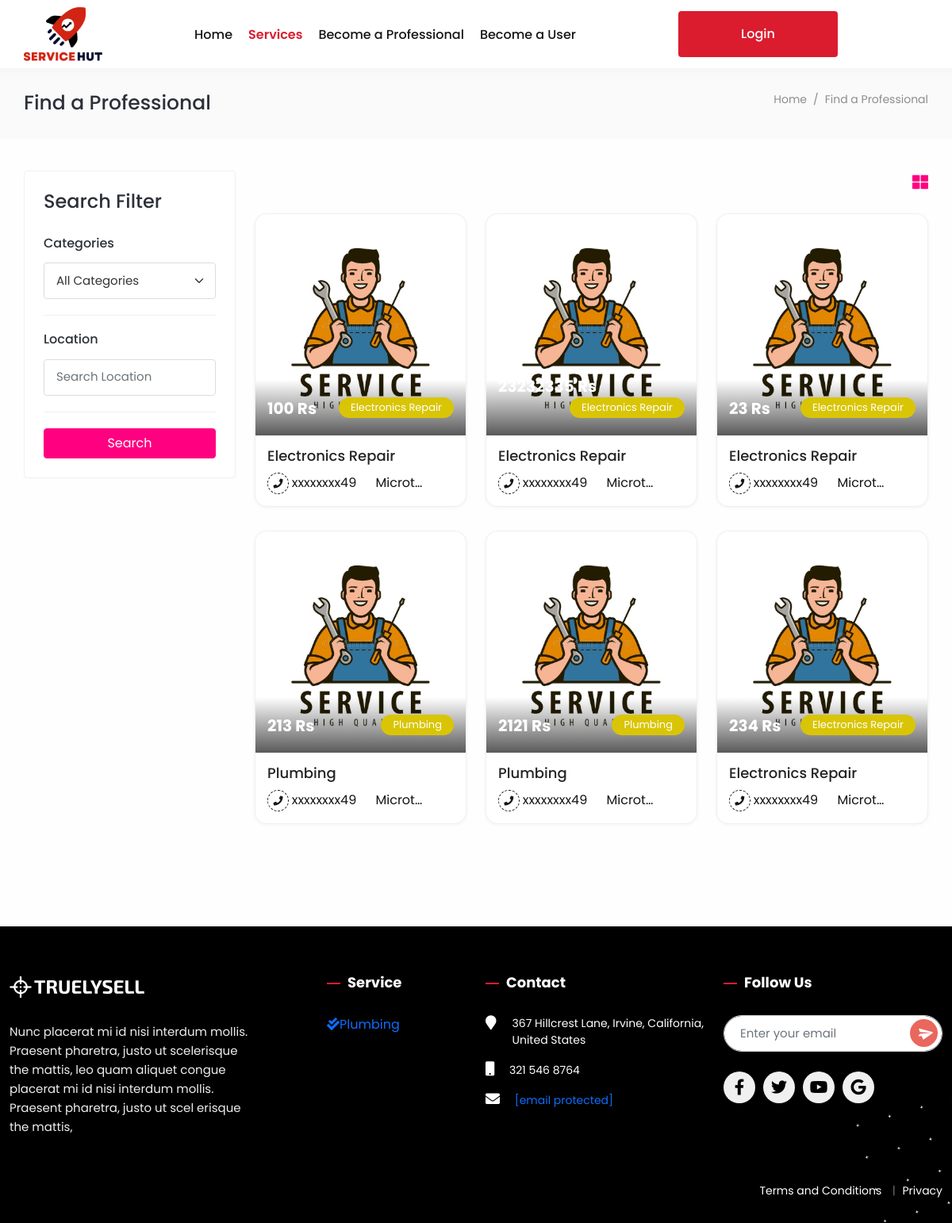
The app's page /all_services/, older data.
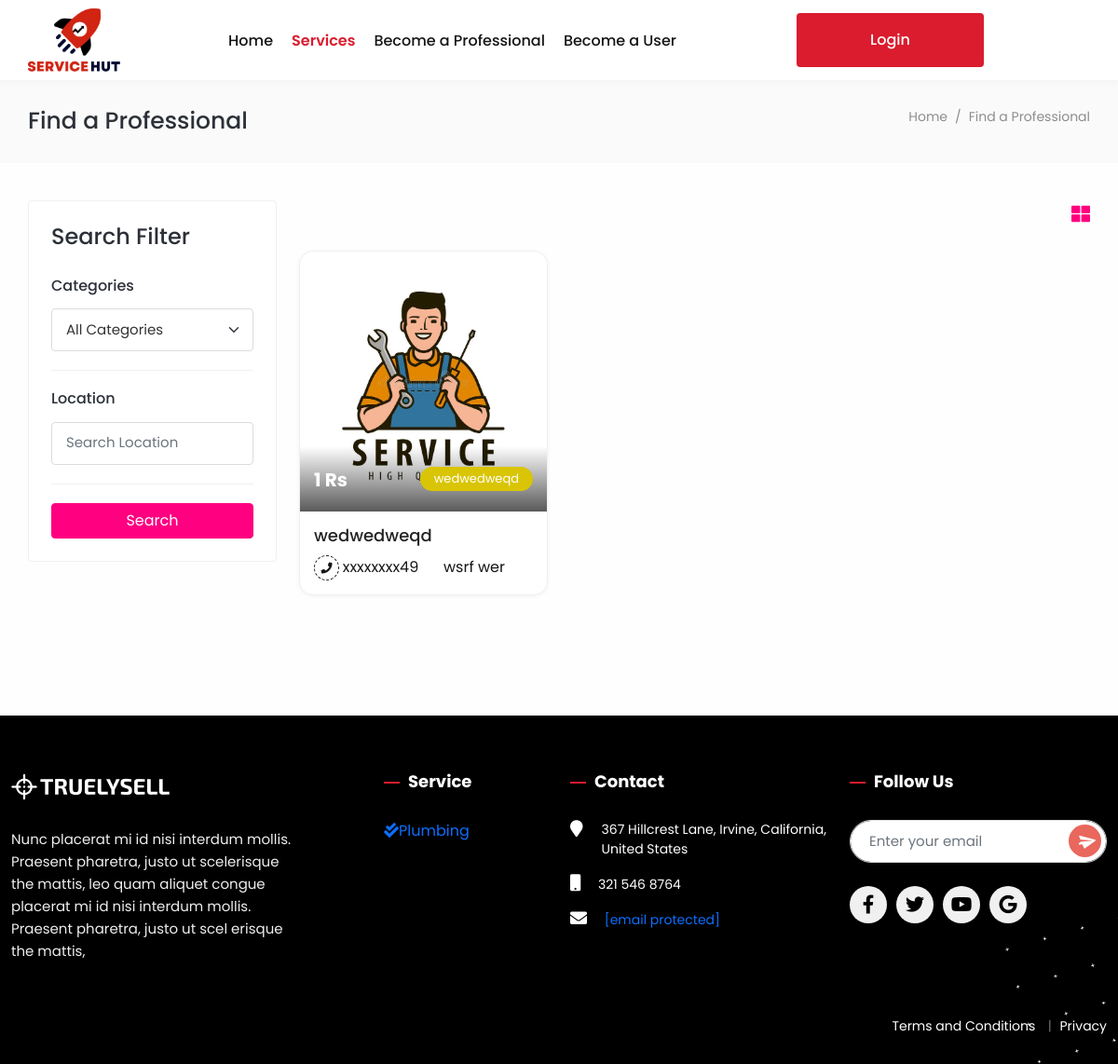
The same page, newer data.
### main/models.py (models this page shows, shortened)
class Service(models.Model):
    role = models.CharField(max_length=200)
    category = models.ForeignKey(Category, default = 1, on_delete = models.SET_DEFAULT, null = True)
    location = models.ForeignKey(Location, default = 1, on_delete = models.SET_DEFAULT, null = True)
    content = models.TextField()
    date_published = models.DateTimeField("date published",default= datetime.now())
    charges = models.IntegerField(default = 0)
    company = models.ForeignKey(Company,default=2,on_delete=models.SET_DEFAULT,null=True)

class Category(models.Model):
    category_name = models.CharField(max_length=200, default ="")
    def __str__(self):
        return self.category_name

class Company(models.Model):
    user = models.OneToOneField(User, on_delete = models.CASCADE, null = False)
    phone_no = models.CharField(max_length=10)
    head_office_location = models.CharField(max_length = 200, default = "", blank = True)
    image = models.ImageField(upload_to = 'pics', default = "", blank = True)

class User(AbstractUser):
    username = models.CharField(max_length = 200, default = "", unique = False, blank = True)
    name = models.CharField(max_length = 200, default = "", null = False)
    email = models.EmailField(verbose_name = 'email address', max_length = 200, unique = True)
    confirm_password = models.CharField(max_length = 200, default = "", null = False)
    is_company = models.BooleanField(default = False)
    is_normal = models.BooleanField(default = False)
    active = models.BooleanField(default = False)
    staff = models.BooleanField(default = False)
    admin = models.BooleanField(default = False)
    USERNAME_FIELD = 'email'
    REQUIRED_FIELDS = []
    objects = UserManager()

### main/views.py (the view, shortened to what this page needs)
# urls.py: path("all_services/",all_services.as_view(),name="all_jobs"),
class all_services(View):
    categories=['Computer','Automobile','Car Wash','Cleaning','Construction','Plumbing']
    ''' View to show all the internships posted on Internpedia '''
    def get(self,request):
        print("---------Get------------------")
        if request.user.is_anonymous is False and request.user.is_company:
            messages.error(request, "Access Denied")
            return redirect("main:company")
        categories=['Computer','Automobile','Car Wash','Cleaning','Construction','Plumbing']
        return render(request=request,
                      template_name="student/internship_list.html",
                      context={"jobs":Service.objects.all().order_by('-date_published'),'categories':categories},
                    )

### main/templates/student/internship_list.html (shortened to what this page needs)
{% extends 'users/base.html' %}
{% load static %}
{% block content %}
<!DOCTYPE html>
<html lang="en">
<head>
</head>
<body class="body-three">
    <div class="main-wrapper">
        <header class="header header-three">
            <nav class="navbar navbar-expand-lg header-nav">
                <div class="navbar-header">
                    <a href="index.html" class="navbar-brand logo">
                        <img src="{% static 'asset2/Service_logo.png' %}" id="imagelogo" class="img-fluid" alt="Logo">
                    </a>
                </div>
                <div class="main-menu-wrapper">
                    <ul class="main-nav">
                        <li class=" has-submenu">
                            <a href="http://127.0.0.1:8000/">Home </a>
                        </li>
                        <li class="active">
                            <a  href="/all_services">Services</a>
                        </li>
                        <li>
                            {% if user.is_authenticated %}
                            {% else %}
                            <a href="javascript:void(0);" data-bs-toggle="modal" data-bs-target="#provider-register">Become a Professional</a>
                            </li>
                            <li>
                            <a href="javascript:void(0);" data-bs-toggle="modal" data-bs-target="#user-register">Become a User</a>
                            </li>
                            {% endif %}
                    </ul>
                </div>
                <ul class="nav header-navbar-rht" style="margin-right: 10%;">
                    <li class="nav-item">
                        {% if user.is_authenticated %}
                        {% else %}
                        <li class="nav-item">
                            <a class="nav-link header-login" href="javascript:void(0);" data-bs-toggle="modal" data-bs-target="#login_modal">Login</a>
                            </li>
                            {% endif %}
                    </li>
                </ul>
            </nav>
        </header>
        <div class="breadcrumb-bar">
          <div class="container-fluid">
              <div class="row">
                  <div class="col">
                      <div class="breadcrumb-title">
                          <h2>Find a Professional</h2>
                      </div>
                  </div>
                  <div class="col-auto float-end ms-auto breadcrumb-menu">
                      <nav aria-label="breadcrumb" class="page-breadcrumb">
                          <ol class="breadcrumb">
                              <li class="breadcrumb-item">
                                  <a href="http://127.0.0.1:8000/">Home</a>
                              </li>
                              <li class="breadcrumb-item active" aria-current="page">Find a Professional</li>
                          </ol>
                      </nav>
                  </div>
              </div>
          </div>
      </div>
      <div class="content">
          <div class="container-fluid">
              <div class="row">
                  <div class="col-lg-3 theiaStickySidebar">
                      <div class="card filter-card">
                          <div class="card-body">
                              <h4 class="card-title mb-4">Search Filter</h4>
                              <form method="post" class="form-horizontal" enctype="multipart/form-data" role="form" style="padding-top:2%">
                                <div class="filter-widget">
                                      <div class="filter-list">
                                          <h4 class="filter-title">Categories</h4>
                                          <select name="category" class="form-control form-control selectbox select form-select">
                                              <option  >All Categories</option>
                                          </select>
                                      </div>
                                      <div class="filter-list">
                                          <h4 class="filter-title">Location</h4>
                                          <input name="location" value="{{loc}}" class="form-control" type="text" placeholder="Search Location">
                                      </div>
                                  </div>
                                  <button class="btn btn-primary pl-5 pr-5 btn-block get_services w-100"
                                      type="submit">Search</button>
                                         </form>
                          </div>
                      </div>
                  </div>
                  <div class="col-lg-9">
                      <div class="row align-items-center mb-4">
                          <div class="col-md-6 col-auto">
                              <div class="view-icons">
                                  <a href="javascript:void(0);" class="grid-view active"><i
                                          class="fas fa-th-large"></i></a>
                              </div>
                          </div>
                      </div>
                      <div>
                          <div class="row">
                            {% for j in jobs %}
                              <div class="col-lg-4 col-md-6">
                                  <div class="service-widget">
                                      <div class="service-img">
                                          <a href="/service_detail/{{j.id}}">
                                              <img src="{% static 'asset2/service_image.jpg' %} " alt="" class="img-fluid">
                                            </a>
                                          <div class="item-info">
                                              <div class="service-user">
                                                  <span class="service-price">{{j.charges}} Rs</span>
                                              </div>
                                              <div class="cate-list">
                                                  <a class="bg-yellow" href="/service_detail/{{j.id}}">{{j.category}}</a>
                                              </div>
                                          </div>
                                      </div>
                                      <div class="service-content">
                                          <h3 class="title">
                                              <a href="/service_detail/{{j.id}}">{{j.category}}</a>
                                          </h3>
                                          <div class="user-info">
                                              <div class="row">
                                                  <span class="col-auto ser-contact"><i class="fas fa-phone me-1"></i>
                                                      <span>xxxxxxxx49</span>
                                                  </span>
                                                  <span class="col ser-location">
                                                      <span>{{j.company.user.name}}</span>
                                                  </span>
                                              </div>
                                          </div>
                                      </div>
                                  </div>
                              </div>
                              {% endfor %}
                          </div>
                      </div>
                  </div>
              </div>
          </div>
      </div>
      <footer class="footer footer-three">
        <div class="footer-top aos" data-aos="fade-up">
            <div class="container">
                <div class="row">
                    <div class="col-lg-4 col-md-6">
                        <div class="footer-widget footer-menu">
                            <div class="footer-logo-sell">
                                <img src="assets/img/logo-two.png" alt="img">
                            </div>
                            <div class="footer-about">
                                <p>Nunc placerat mi id nisi interdum mollis. Praesent pharetra, justo ut scelerisque
                                    the mattis, leo quam aliquet congue placerat mi id nisi interdum mollis.
                                    Praesent pharetra, justo ut scel erisque the mattis, </p>
                            </div>
                        </div>
                    </div>
                    <div class="col-lg-2 col-md-6">
                        <div class="footer-widget footer-menu">
                            <h2 class="footer-title">Service</h2>
                            <ul>
                                    <a href="#"><i class="fas fa-check-double"></i>Plumbing</a>
                            </ul>
                        </div>
                    </div>
                    <div class="col-lg-3 col-md-6">
                        <div class="footer-widget footer-contact">
                            <h2 class="footer-title">Contact </h2>
                            <div class="footer-contact-info">
                                <div class="footer-address">
                                    <span><i class="fa fa-map-marker"></i></span>
                                    <p>367 Hillcrest Lane, Irvine, California, United States</p>
                                </div>
                                <p><i class="fa fa-mobile"></i> 321 546 8764</p>
                                <p class="mb-0"><i class="fas fa-envelope"></i> <a
                                        href="https://Service Hut-html.dreamguystech.com/cdn-cgi/l/email-protection"
                                        class="__cf_email__"
                                        data-cfemail="dda9afa8b8b1a4aeb8b1b19db8a5bcb0adb1b8f3beb2b0">[email&#160;protected]</a>
                                </p>
                            </div>
                        </div>
                    </div>
                    <div class="col-lg-3 col-md-6">
                        <div class="footer-dots">
                            <img src="assets/img/foot-dot.png" alt="img">
                        </div>
                        <div class="footer-widget">
                            <h2 class="footer-title">Follow Us</h2>
                            <div class="subscribe-form">
                                <input type="email" class="form-control" placeholder="Enter your email">
                                <a href="#"
                                    class="btn footer-btn d-flex align-items-center justify-content-center">
                                    <i class="fas fa-paper-plane"></i>
                                </a>
                            </div>
                            <div class="social-icon">
                                <ul>
                                    <li>
                                        <a href="index-three.html#" target="_blank"><i
                                                class="fab fa-facebook-f"></i> </a>
                                    </li>
                                    <li>
                                        <a href="index-three.html#" target="_blank"><i class="fab fa-twitter"></i>
                                        </a>
                                    </li>
                                    <li>
                                        <a href="index-three.html#" target="_blank"><i
                                                class="fab fa-youtube"></i></a>
                                    </li>
                                    <li>
                                        <a href="index-three.html#" target="_blank"><i
                                                class="fab fa-google"></i></a>
                                    </li>
                                </ul>
                            </div>
                        </div>
                    </div>
                </div>
            </div>
        </div>
        <div class="footer-bottom">
            <div class="container">
                <div class="copyright">
                    <div class="row">
                        <div class="col-md-6 col-lg-6">
                        </div>
                        <div class="col-md-6 col-lg-6">
                            <div class="copyright-menu">
                                <ul class="policy-menu">
                                    <li>
                                        <a href="#">Terms and Conditions</a>
                                    </li>
                                    <li>
                                        <a href="#">Privacy</a>
                                    </li>
                                </ul>
                            </div>
                        </div>
                    </div>
                </div>
            </div>
        </div>
    </footer>
    </div>
</body>
</html>
{% endblock content %}

### main/templates/Users/base.html (shortened to what this page needs)
{% load static %}
<!DOCTYPE html>
<html lang="en">
<head>
<link rel="stylesheet" href="{% static 'asset2/plugins/bootstrap/css/bootstrap.min.css'  %}">
<link rel="stylesheet" href="{% static 'asset2/plugins/fontawesome/css/fontawesome.min.css'  %}">
<link rel="stylesheet" href="{% static 'asset2/plugins/fontawesome/css/all.min.css'  %}">
<link rel="stylesheet" href="{% static 'asset2/plugins/owlcarousel/owl.carousel.min.css'  %}">
<link rel="stylesheet" href="{% static 'asset2/plugins/owlcarousel/owl.theme.default.min.css'  %}">
<link rel="stylesheet" href="{% static 'asset2/plugins/aos/aos.css'  %}">
<link rel="stylesheet" href="{% static 'asset2/css/style.css'  %}">
</head>
<body>
</body>
</html>
   {% block content %}
{% endblock %}

### main/templates/student/internship_list.html (style rules this page uses)
#imagelogo { width: 100px !important; }

Row changes from the older to the newer data that the page shows:
removed Service: charges "100", category "Electronics Repair", company.user.name "Microtec"
removed Service: charges "23232335", category "Electronics Repair", company.user.name "Microtec"
removed Service: charges "23", category "Electronics Repair", company.user.name "Microtec"
removed Service: charges "213", category "Plumbing", company.user.name "Microtec"
removed Service: charges "2121", category "Plumbing", company.user.name "Microtec"
removed Service: charges "234", category "Electronics Repair", company.user.name "Microtec"
added Service: charges "1", category "wedwedweqd", company.user.name "wsrf wer"
